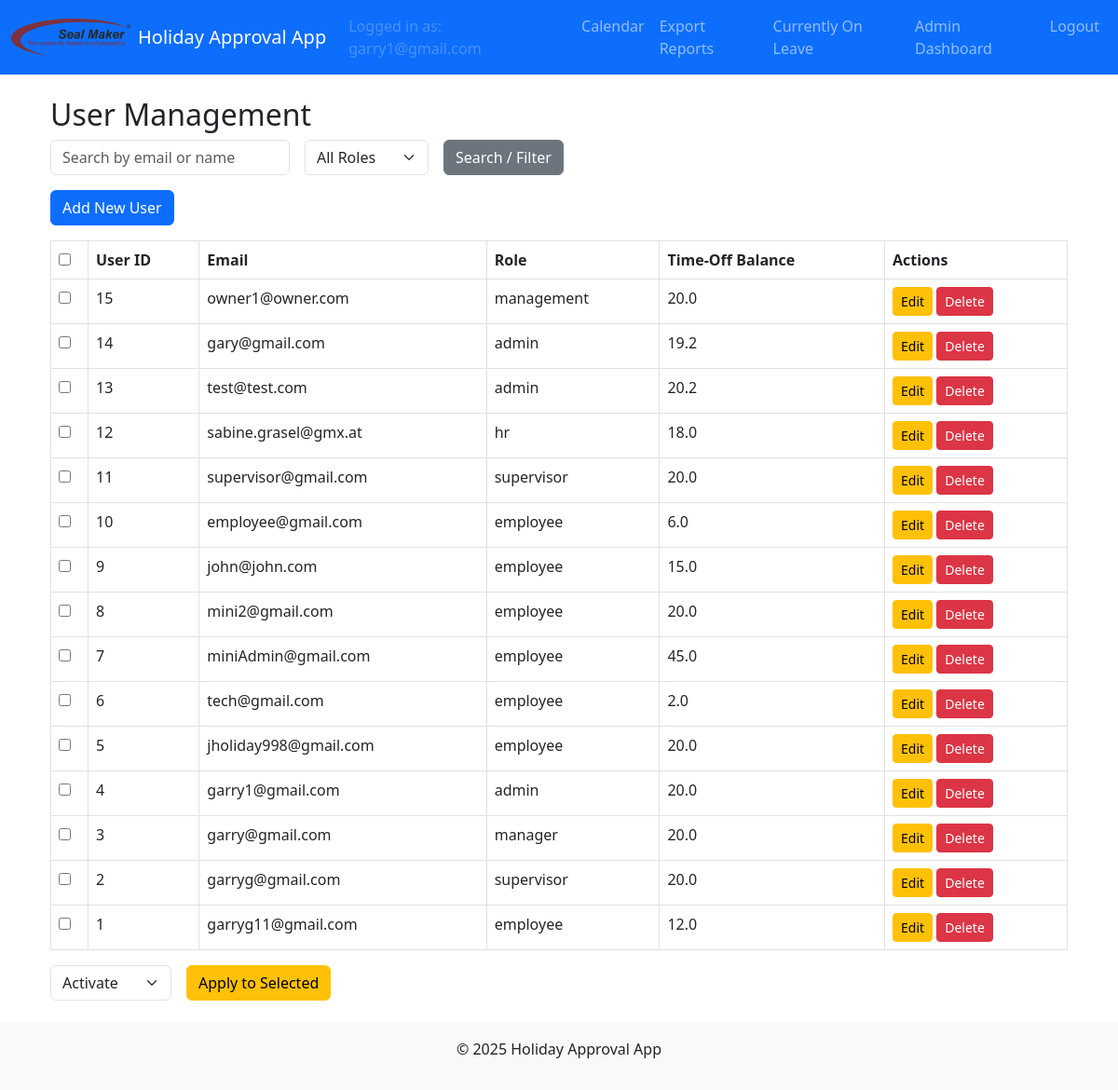
Page /admin/users (signed in) on the committed database.
### models.py (models this page shows, shortened)
class User(UserMixin, db.Model):
    id = db.Column(db.Integer, primary_key=True)
    email = db.Column(db.String(120), unique=True, nullable=False)
    name = db.Column(db.String(120), nullable=True)           # Full name field
    cost_center = db.Column(db.String(50), nullable=True)       # Cost center field
    password_hash = db.Column(db.String(128), nullable=False)
    role = db.Column(db.String(20), nullable=False)             # Roles: employee, supervisor, manager, admin, hr, sub-admin
    time_off_balance = db.Column(db.Float, nullable=False, default=20.0, server_default="20.0")
    active = db.Column(db.Boolean, nullable=False, default=True, server_default="1")
    department = db.Column(db.String(100), nullable=True)       # Department field
    force_password_reset = db.Column(db.Boolean, nullable=False, default=False, server_default="0")

### admin/routes.py (the view)
@admin_bp.route('/users', methods=['GET'])
@login_required
@admin_required
def users():
    search_term = request.args.get('search', '').strip()
    role_filter = request.args.get('role', '').strip()
    query = User.query
    if search_term:
        like_pattern = f"%{search_term}%"
        query = query.filter((User.email.ilike(like_pattern)) | (User.name.ilike(like_pattern)))
    if role_filter:
        query = query.filter_by(role=role_filter)
    users_list = query.order_by(User.id.desc()).all()
    return render_template('admin_users.html', users=users_list)

### admin/routes.py (called while the page is built)
def admin_required(func):
    @wraps(func)
    def wrapper(*args, **kwargs):
        if current_user.role not in ['admin', 'sub-admin']:
            flash("Access denied: Admins only.", "danger")
            return redirect(url_for('main.calendar'))
        return func(*args, **kwargs)
    return wrapper

### app.py (called while the page is built)
def create_app():
    app = Flask(__name__)
    app.config.from_object(Config)
    db.init_app(app)
    migrate.init_app(app, db)
    login_manager.init_app(app)
    bcrypt.init_app(app)
    mail.init_app(app)
    login_manager.login_view = 'auth.login'
    @login_manager.user_loader
    def load_user(user_id):
        return User.query.get(int(user_id))
    from auth.routes import auth_bp
    from main.routes import main_bp
    from admin.routes import admin_bp
    from hr.routes import hr_bp
    app.register_blueprint(auth_bp)
    app.register_blueprint(main_bp)
    app.register_blueprint(admin_bp)
    app.register_blueprint(hr_bp)
    return app

### templates/admin_users.html (shortened to what this page needs)
{% extends "layout.html" %}
{% block content %}
<div class="container">
  <h2>User Management</h2>
  <form class="row g-3 mb-3" method="GET" action="{{ url_for('admin.users') }}">
    <div class="col-auto">
      <input
        type="text"
        name="search"
        class="form-control"
        placeholder="Search by email or name"
        value="{{ request.args.get('search', '') }}"
      >
    </div>
    <div class="col-auto">
      <select name="role" class="form-select">
        <option value="">All Roles</option>
      </select>
    </div>
    <div class="col-auto">
      <button type="submit" class="btn btn-secondary">Search / Filter</button>
    </div>
  </form>
  <a href="{{ url_for('admin.new_user') }}" class="btn btn-primary mb-3">Add New User</a>
  {% if users %}
    <form method="POST" action="{{ url_for('admin.bulk_user_action') }}">
      <table class="table table-bordered">
        <thead>
          <tr>
            <th style="width: 40px;">
              <input
                type="checkbox"
                id="select-all"
                onclick="toggleAllCheckboxes(this)"
                title="Select / Deselect All"
              >
            </th>
            <th>User ID</th>
            <th>Email</th>
            <th>Role</th>
            <th>Time-Off Balance</th>
            <th>Actions</th>
          </tr>
        </thead>
        <tbody>
          {% for user in users %}
          <tr>
            <td>
              <input
                type="checkbox"
                name="user_ids"
                value="{{ user.id }}"
              >
            </td>
            <td>{{ user.id }}</td>
            <td>{{ user.email }}</td>
            <td>{{ user.role }}</td>
            <td>{{ user.time_off_balance }}</td>
            <td>
              <a href="{{ url_for('admin.edit_user', user_id=user.id) }}" class="btn btn-warning btn-sm">
                Edit
              </a>
              <form
                action="{{ url_for('admin.delete_user', user_id=user.id) }}"
                method="POST"
                style="display:inline;"
              >
                <button
                  type="submit"
                  class="btn btn-danger btn-sm"
                  onclick="return confirm('Delete this user?');"
                >
                  Delete
                </button>
              </form>
            </td>
          </tr>
          {% endfor %}
        </tbody>
      </table>
      <div class="row g-3">
        <div class="col-auto">
          <select name="action" class="form-select">
            <option value="activate">Activate</option>
          </select>
        </div>
        <div class="col-auto">
          <button type="submit" class="btn btn-warning">
            Apply to Selected
          </button>
        </div>
      </div>
    </form>
  {% else %}
    <p>No users found.</p>
  {% endif %}
</div>
{% endblock %}

### templates/layout.html (shortened to what this page needs)
<!doctype html>
<html lang="en">
  <head>
    <link
      href="https://cdn.jsdelivr.net/npm/bootstrap@5.3.0/dist/css/bootstrap.min.css"
      rel="stylesheet"
    >
    <link rel="stylesheet" href="{{ url_for('static', filename='css/styles.css') }}">
  </head>
  <body>
    <nav class="navbar navbar-expand-lg navbar-dark bg-primary">
      <div class="container-fluid">
        <a class="navbar-brand d-flex align-items-center" href="{{ url_for('main.calendar') }}">
          <img
            src="{{ url_for('static', filename='img/logo.png') }}"
            alt="Company Logo"
            height="40"
            class="me-2"
          >
          <span>Holiday Approval App</span>
        </a>
        <div class="collapse navbar-collapse" id="navbarSupportedContent">
          <ul class="navbar-nav ms-auto">
            {% if current_user.is_authenticated %}
              <li class="nav-item">
                <span class="nav-link disabled">
                  Logged in as: {{ current_user.email }}
                </span>
              </li>
              <li class="nav-item">
                <a class="nav-link" href="{{ url_for('main.calendar') }}">Calendar</a>
              </li>
              <li class="nav-item">
                <a class="nav-link" href="{{ url_for('main.export_reports') }}">Export Reports</a>
              </li>
              <li class="nav-item">
                <a class="nav-link" href="{{ url_for('main.currently_on_leave') }}">Currently On Leave</a>
              </li>
              {% if current_user.role == 'employee' %}
                <li class="nav-item">
                  <a class="nav-link" href="{{ url_for('main.new_holiday_request') }}">Request</a>
                </li>
                <li class="nav-item">
                  <a class="nav-link" href="{{ url_for('main.employee_dashboard') }}">Employee Dashboard</a>
                </li>
              {% elif current_user.role == 'supervisor' %}
                <li class="nav-item">
                  <a class="nav-link" href="{{ url_for('main.supervisor_dashboard') }}">Supervisor Dashboard</a>
                </li>
              {% elif current_user.role == 'manager' %}
                <li class="nav-item">
                  <a class="nav-link" href="{{ url_for('main.manager_dashboard') }}">Manager Dashboard</a>
                </li>
              {% elif current_user.role == 'admin' %}
                <li class="nav-item">
                  <a class="nav-link" href="{{ url_for('admin.dashboard') }}">Admin Dashboard</a>
                </li>
              {% elif current_user.role == 'hr' %}
                <li class="nav-item">
                  <a class="nav-link" href="{{ url_for('hr.dashboard') }}">HR Dashboard</a>
                </li>
              {% elif current_user.role == 'management' %}
                <li class="nav-item">
                  <a class="nav-link" href="{{ url_for('main.management_dashboard') }}">Management Dashboard</a>
                </li>
              {% endif %}
              <li class="nav-item">
                <a class="nav-link" href="{{ url_for('auth.logout') }}">Logout</a>
              </li>
            {% else %}
              <li class="nav-item">
                <a class="nav-link" href="{{ url_for('auth.login') }}">Login</a>
              </li>
            {% endif %}
          </ul>
        </div>
      </div>
    </nav>
    <div class="container my-4">
      {% block content %}{% endblock %}
    </div>
    <footer class="bg-light text-center p-3">
      <div class="container">
        <p>&copy; 2025 Holiday Approval App</p>
      </div>
    </footer>
  </body>
</html>

### static/css/styles.css (style rules this page uses)
:root { --bs-primary: #800020; }

### rows in the picture
User: email "garry1@gmail.com", id "4", role "admin", time_off_balance "20.0"
User: id "15", email "owner1@owner.com", role "management", time_off_balance "20.0"
User: id "14", email "gary@gmail.com", role "admin", time_off_balance "19.2"
User: id "13", email "test@test.com", role "admin", time_off_balance "20.2"
User: id "12", email "sabine.grasel@gmx.at", role "hr", time_off_balance "18.0"
User: id "11", email "supervisor@gmail.com", role "supervisor", time_off_balance "20.0"
User: id "10", email "employee@gmail.com", role "employee", time_off_balance "6.0"
User: id "9", email "john@john.com", role "employee", time_off_balance "15.0"
User: id "8", email "mini2@gmail.com", role "employee", time_off_balance "20.0"
User: id "7", email "miniAdmin@gmail.com", role "employee", time_off_balance "45.0"
User: id "6", email "tech@gmail.com", role "employee", time_off_balance "2.0"
User: id "5", email "jholiday998@gmail.com", role "employee", time_off_balance "20.0"
User: id "3", email "garry@gmail.com", role "manager", time_off_balance "20.0"
User: id "2", email "garryg@gmail.com", role "supervisor", time_off_balance "20.0"
User: id "1", email "garryg11@gmail.com", role "employee", time_off_balance "12.0"
